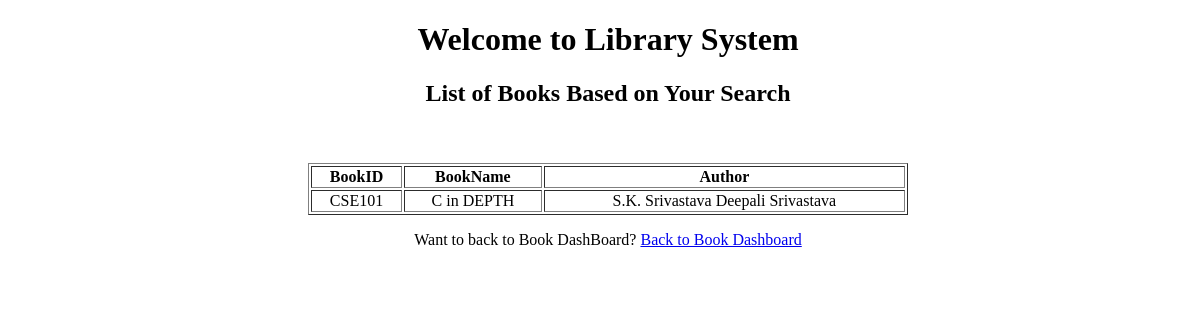
The page /LibraryManagementSystemWithRegistrationForm/search_book.php?regName=C in DEPTH on the database its author committed.
### tables this page shows
CREATE TABLE `books` (
  `BookId` varchar(20) NOT NULL,
  `BookName` varchar(90) NOT NULL,
  `Author` text NOT NULL,
  `Publisher` varchar(60) NOT NULL,
  `NumberOfBooks` int(100) NOT NULL,
  `Reservation` varchar(60) NOT NULL DEFAULT 'No'
);

### LibraryManagementSystemWithRegistrationForm/search_book.php (the view, shortened to what this page needs)
<?php
$regValue=$_GET['regName'];
include "config.php";
?>
<!DOCTYPE html>
<html>
    <head>
    </head>
    <body class='center'>
        <h1>Welcome to Library System</h1>
        <h2>List of Books Based on Your Search</h2>
    <br></br>
    <?php
        $name="$regValue";
        $sql="select * from books where BookName LIKE '%$name%'";
        $res=mysqli_query($conn,$sql);
        echo "<table style='width:50% ' border='1' align='center' >";
        echo "<tr style='background-color: white;'>";
        echo "<th>";  echo "BookID";  echo "</th>";
        echo "<th>";  echo "BookName";  echo "</th>";
        echo "<th>";  echo "Author";  echo "</th>";
        echo "</tr>";
        while($row=mysqli_fetch_assoc($res)){
            echo "<tr>";
            echo "<td>"; echo $row['BookId']; echo "</td>";
            echo "<td>"; echo $row['BookName']; echo "</td>";
            echo "<td>"; echo $row['Author']; echo "</td>";
            echo "</tr>";
        }
        echo "</table>";
    ?>
 <p class="Login-Register-text">Want to back to Book DashBoard? <a href="books.php">Back to Book Dashboard</a></p>
        </body>
</html>

### LibraryManagementSystemWithRegistrationForm/search_book.php (style rules this page uses)
.center { text-align: center; background-image: url("lib1"); }
.center { width: 100%; min-height: 100vh; background-image: url("lib1.jpg"); align-self: auto; background-repeat: no-repeat; background-size: cover; }

### rows shown on the page
books: BookId "CSE101", BookName "C in DEPTH", Author "S.K. Srivastava Deepali Srivastava"
